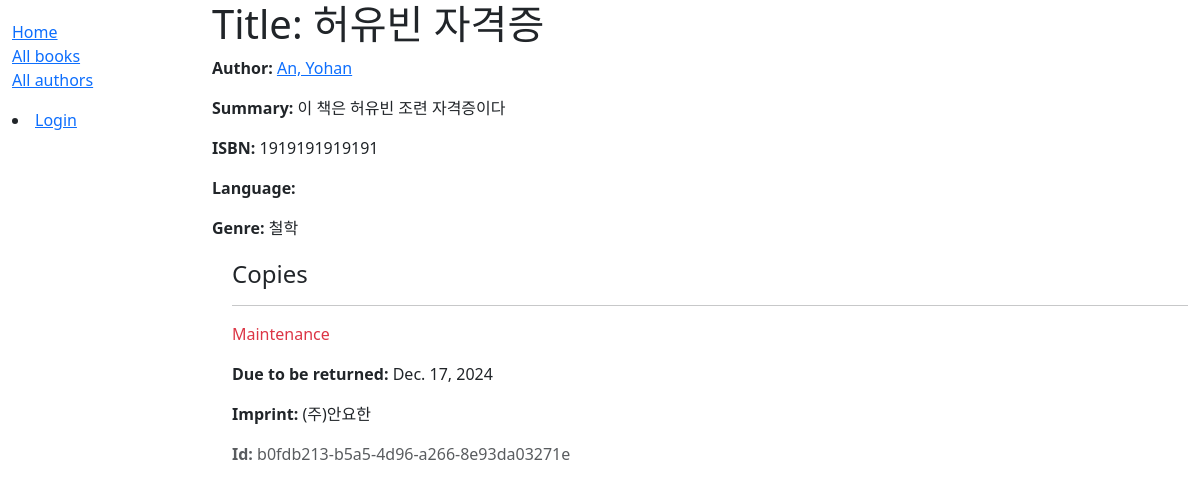
/catalog/book/2, run on the app's committed database.
### catalog/models.py (models this page shows, shortened)
class Book(models.Model):
    title = models.CharField(max_length=200)  # 책 제목
    author = models.ForeignKey('Author', on_delete=models.SET_NULL, null=True)  # 작가 이름
    summary = models.TextField(max_length=1000, help_text="Enter a brief description of the book")  # 줄거리
    isbn = models.CharField(
        'ISBN',
        max_length=13,
        help_text='13 Character <a href="https://www.isbn-international.org/content/what-isbn">ISBN number</a>'
    )  # 고유 번호 ISBN
    genre = models.ManyToManyField(Genre, help_text='Select a genre for this book')  # 장르 필드

class Author(models.Model): #작가모델
    first_name = models.CharField(max_length=100)
    last_name = models.CharField(max_length=100)
    date_of_birth = models.DateField(null=True, blank=True)
    date_of_death = models.DateField('Died', null=True, blank=True)
    class Meta:
        ordering = ['last_name', 'first_name']
    def __str__(self):
        return f'{self.last_name}, {self.first_name}'

class Genre(models.Model):
    name = models.CharField(max_length=200, help_text='Enter a book genre (e.g. Science Fiction)')
    def __str__(self):
        return self.name

class BookInstance(models.Model):
    id = models.UUIDField(primary_key=True, default=uuid.uuid4, help_text='Unique whole library')  # 고유 ID
    book = models.ForeignKey(Book, on_delete=models.SET_NULL, null=True)  # 어떤 책의 복사본인지 연결
    imprint = models.CharField(max_length=200)  # 출판사 정보
    due_back = models.DateField(null=True, blank=True)  # 반납 기한
    borrower = models.ForeignKey(User, on_delete=models.SET_NULL, null=True, blank=True) # 빌린사람 추가
    LOAN_STATUS = (  # 대출 상태
        ('m', 'Maintenance'),
        ('o', 'On loan'),
        ('a', 'Available'),
        ('r', 'Reserved'),
    )
    status = models.CharField(
        max_length=1,
        choices=LOAN_STATUS,
        blank=True,
        default='m',
        help_text='Book availability'
    )
    class Meta:
        ordering = ['due_back']  # 반납 기한 순 정렬

### catalog/views.py (the view)
# urls.py: path('book/<int:pk>',views.BookDetailView.as_view(),name='book-detail'),
class BookDetailView(generic.DetailView):
    model = Book

### catalog/templates/catalog/book_detail.html
{% extends "base_generic.html" %}
{% block content %}
<h1>Title: {{ book.title }}</h1>
<p><strong>Author:</strong> <a href="">{{ book.author }}</a></p>
<p><strong>Summary:</strong> {{ book.summary }}</p>
<p><strong>ISBN:</strong> {{ book.isbn }}</p>
<p><strong>Language:</strong> {{ book.language }}</p>
<p><strong>Genre:</strong> {% for genre in book.genre.all %} {{ genre }}{% if not forloop.last %}, {% endif %}{% endfor %}</p>
<div style="margin-left:20px;margin-top:20px">
    <h4>Copies</h4>
    {% for copy in book.bookinstance_set.all %}
        <hr>
        <p class="{% if copy.status == 'a' %}text-success{% elif copy.status == 'm' %}text-danger{% else %}text-warning{% endif %}">{{ copy.get_status_display }}</p>
        {% if copy.status != 'a' %}
            <p><strong>Due to be returned:</strong> {{ copy.due_back }}</p>
        {% endif %}
        <p><strong>Imprint:</strong> {{ copy.imprint }}</p>
        <p class="text-muted"><strong>Id:</strong> {{ copy.id }}</p>
    {% endfor %}
</div>
{% endblock %}

### data on the page
Book: author "An, Yohan", summary "이 책은 허유빈 조련 자격증이다", isbn "1919191919191"
Genre: name "철학"
BookInstance: status "Maintenance", due_back "Dec. 17, 2024", imprint "(주)안요한", id "b0fdb213-b5a5-4d96-a266-8e93da03271e"
